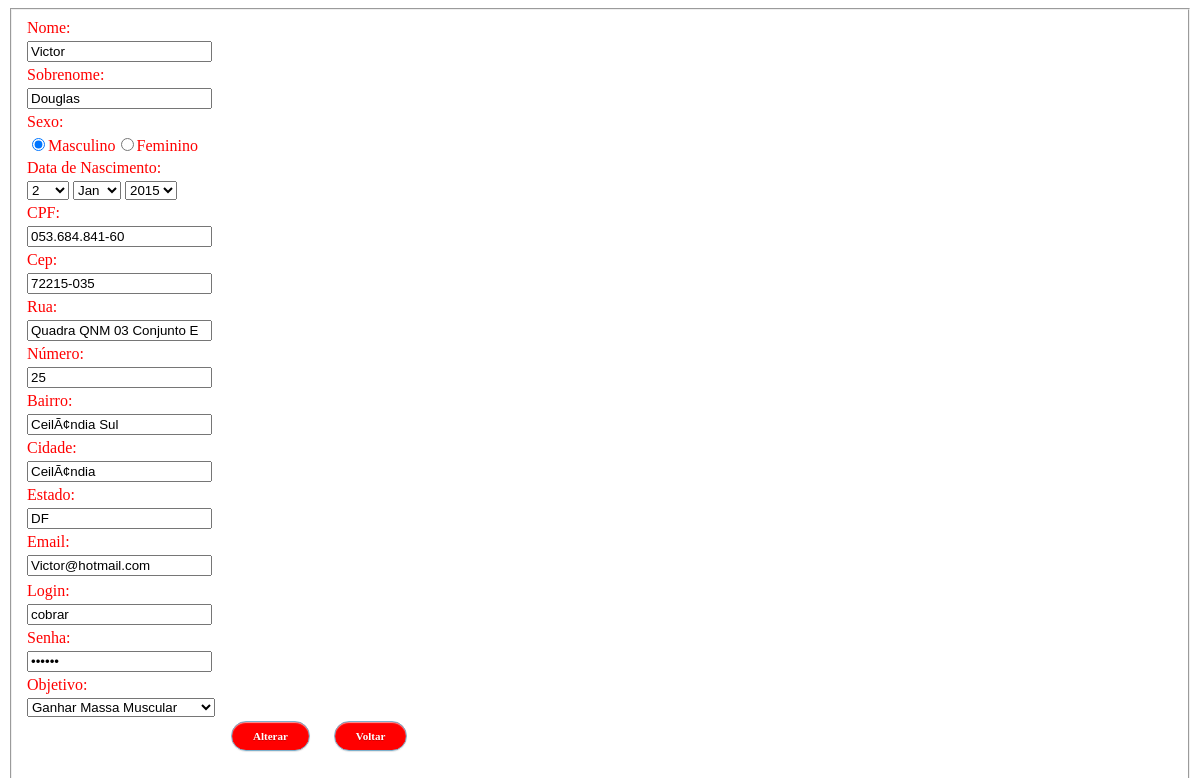
Page /CRUD2/View/FormAlterarCliente.php?idcliente=0 on the committed database.
### tables this page shows
CREATE TABLE IF NOT EXISTS `cliente` (
  `idcliente` int(5) NOT NULL,
  `nome` varchar(200) NOT NULL,
  `sobrenome` varchar(200) NOT NULL,
  `sexo` varchar(200) NOT NULL,
  `DNdia` int(2) NOT NULL,
  `DNmes` varchar(200) NOT NULL,
  `DNano` int(4) NOT NULL,
  `cpf` varchar(15) NOT NULL,
  `cep` varchar(10) NOT NULL,
  `rua` varchar(200) NOT NULL,
  `numero` varchar(200) NOT NULL,
  `bairro` varchar(200) NOT NULL,
  `cidade` varchar(200) NOT NULL,
  `estado` varchar(200) NOT NULL,
  `email` varchar(200) NOT NULL,
  `login` varchar(200) NOT NULL,
  `senha` varchar(200) NOT NULL,
  `objetivo` varchar(200) NOT NULL,
  `perfil_idperfil` int(11) NOT NULL,
  PRIMARY KEY (`idcliente`),
  KEY `fk_cliente_perfil` (`perfil_idperfil`)
);

### CRUD2/Conexao/ClienteDAO.php (called while the page is built, shortened)
<?php
class ClienteDAO {
     public function getClienteById($idcliente){
        try{
             $pdo = Conexao::getInstance();
             $sql = "SELECT * FROM cliente WHERE idcliente = ? ";
             $stmt = $pdo->prepare($sql);
             $stmt->bindValue(1, $idcliente);
             $stmt->execute();
             $cliente = $stmt->fetch(PDO::FETCH_ASSOC);
             return $cliente;
        } catch (Exception $exc) {
             echo $exc->getMessage();
        }
    }
}

### CRUD2/View/FormAlterarCliente.php (the view, shortened to what this page needs)
<?php
require_once '../Conexao/ClienteDAO.php';
?>
<!DOCTYPE html>
<html>
    <head>
    </head>
    <?php
        $idcliente = $_GET["idcliente"];
        $ClienteDAO = new ClienteDAO();
        $cliente = $ClienteDAO->getClienteById($idcliente);
        ?>
    <body>
        <form id="formulario" METHOD="POST" ACTION="../Controlador/alterarClienteController.php">
            <div class="box login">
                <fieldset class="boxBody">
            <table>
                <tr><td><label>Nome:</label></td></tr>
                <tr><td> <input type="text" name="nome" id="nome"  value="<?php echo $cliente["nome"]?>"></td></tr>
                <tr><td><label>Sobrenome:</label></td></tr>
                <tr><td><input type="text" name="sobrenome" id="sobrenome" value="<?php echo $cliente["sobrenome"]?>"></td></tr>
                <tr><td>Sexo:</td></tr>
                <tr><td><?php
                            if ($cliente['sexo'] == 'masculino'){
                                echo '<input type="radio" name="sexo" value="masculino" checked>Masculino';
                                echo '<input type="radio" name="sexo" value="feminino" >Feminino';
                            }else{
                                echo '<input type="radio" name="sexo" value="masculino">Masculino';
                                echo '<input type="radio" name="sexo" value="feminino" checked>Feminino';
                            }
                        ?>
                </td>
                </tr>
                <tr><td>Data de Nascimento:</td><tr><td><select name="DNdia">
                            <option selected/><?php echo $cliente["DNdia"]?></option>
                </select>
                <select name="DNmes">
                    <option selected/><?php echo $cliente["DNmes"]?></option>
                </select>
                <select name="DNano">
                    <option selected/><?php echo $cliente["DNano"]?></option>
                </select>
                </td>
                </tr>
                </tr>
                <tr><td><label>CPF:</label></td></tr>
                <tr><td><input type="text" name="cpf" id="cpf" value="<?php echo $cliente["cpf"]?>"></td></tr>
                <tr><td><label>Cep:</label></td></tr>
                <tr><td><input type="text" name="cep" id="cep" value="<?php echo $cliente["cep"]?>"></td> </tr>
                <tr><td><label>Rua:</label></td></tr>
                <tr><td><input type="text" name="rua" id="rua"  value="<?php echo $cliente["rua"]?>"></td>  </tr>
                <tr><td><label>Número:</label></td></tr>
                <tr><td><input type="text" name="numero" id="numero"  value="<?php echo $cliente["numero"]?>"></td></tr>
                <tr><td><label>Bairro:</label></td></tr>
                <tr><td><input type="text" name="bairro" id="bairro"  value="<?php echo $cliente["bairro"]?>"></td>  </tr>
                <tr><td><label>Cidade:</label></td></tr></tr>
                <tr><td><input type="text" name="cidade" id="cidade"  value="<?php echo $cliente["cidade"]?>"></td></tr></tr>
                <tr><td><label>Estado:</label></td></tr></tr>
                <td><input type="text" name="estado" id="estado"  value="<?php echo $cliente["estado"]?>"></td></tr>  </tr>
                <tr><td><label>Email:</label></td></tr>
                 <tr><td> <input type="text" name="email"  value="<?php echo $cliente["email"]?>"></td></tr>
            </table>
        <table>
            <tr><td><label>Login:</label></td></tr>
            <tr><td> <input type="text" name="login" id="login"  value="<?php echo $cliente["login"]?>"></td></tr>
            <tr><td><label>Senha:</label></td></tr>
            <tr><td> <input type="password" name="senha" id="senha" value="<?php echo $cliente["senha"]?>"></td></tr>
            <tr><td>Objetivo:</td><tr><td><select name="objetivo" id="objetivo" >
                        <option selected/><?php echo $cliente["objetivo"]?></option>
            </select>
                </tr>
                </fieldset>
                      <tr>
                    <td>&nbsp;</td>
                    <td><input type="submit" class="btnLogin" value="Alterar"/></td>
                  <td>&nbsp;</td>
                    <td><a href="ListAllCliente.php"><input type="button" class="btnLogin" value="Voltar"/></a></td>
                </tr>
                <tr>
                    <td colspan="2">
        <br>
        </form>
    </body>
</html>

### CRUD2/View/FormAlterarCliente.php (style rules this page uses)
body { color:red; }
.btnLogin { -moz-border-radius:2px; -webkit-border-radius:2px; border-radius:15px; background:red; background:-moz-linear-gradient(top, #badff3, #7acbed); background:-webkit-gradient(linear, left top, left bottom, from(red), to(red)); -ms-filter: "progid:DXImageTransform.Microsoft.gradient(startColorStr='#badff3', EndColorStr='#7acbed')"; border:1px solid #7db0cc !important; cursor: pointer; padding:11px 16px; font:bold 11px/14px Verdana, Tahomma, Geneva; text-shadow:rgba(0,0,0,0.2) 0 1px 0px; color:#fff; -moz-box-shadow:inset rgba(255,255,255,0.6) 0 1px 1px, rgba(0,0,0,0.1) 0 1px 1px; -webkit-box-shadow:inset rgba(255,255,255,0.6) 0 1px 1px, rgba(0,0,0,0.1) 0 1px 1px; box-shadow:inset rgba(255,255,255,0.6) 0 1px 1px, rgba(0,0,0,0.1) 0 1px 1px; margin-left:12px; float:right; padding:7px 21px; }

### rows in the picture
cliente: nome "Victor", sobrenome "Douglas", DNdia "2", DNmes "Jan", DNano "2015", cpf "053.684.841-60", cep "72215-035", rua "Quadra QNM 03 Conjunto E", numero "25", bairro "CeilÃ¢ndia Sul", cidade "CeilÃ¢ndia", estado "DF", email "Victor@hotmail.com", login "cobrar", objetivo "Ganhar Massa Muscular"
